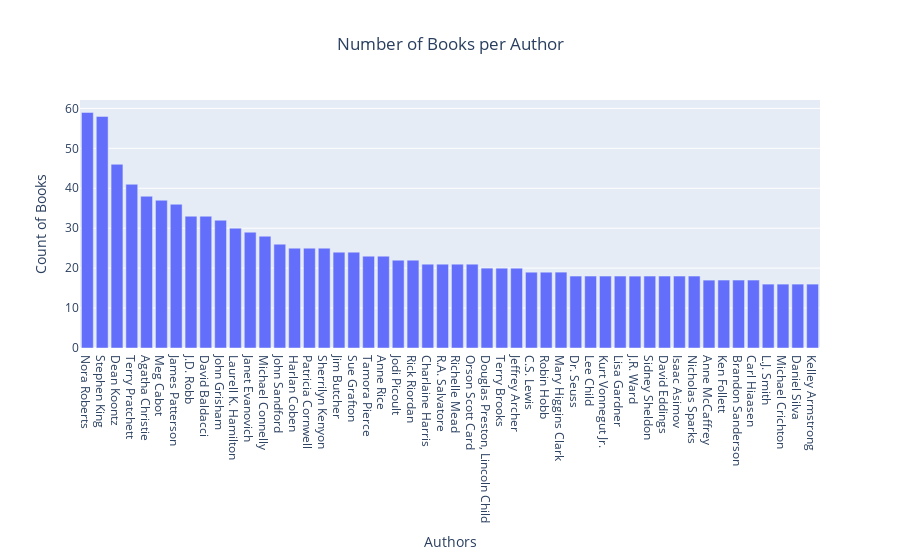

Source (notebook cell):
### Code cell
## number of books by the author

data = books_df.groupby('authors')['book_id'].count().sort_values(ascending=False)[0:50]

# Create trace
trace = go.Bar(x = data.index, y = data.values)
# Create layout
layout = go.Layout(title = 'Number of Books per Author',
                   xaxis = dict(title = 'Authors'),
                   yaxis = dict(title = 'Count of Books'), title_x=0.5)

# Create plot
fig = go.Figure(data=[trace], layout=layout)
iplot(fig)

### Figure 1 — Plotly figure (JSON) as saved in the notebook; plotly's stock layout.template omitted (floating-point values rounded to 4 significant figures)
{"data": [{"type": "bar", "x": ["Nora Roberts", "Stephen King", "Dean Koontz", "Terry Pratchett", "Agatha Christie", "Meg Cabot", "James Patterson", "J.D. Robb", "David Baldacci", "John Grisham", "Laurell K. Hamilton", "Janet Evanovich", "Michael Connelly", "John Sandford", "Harlan Coben", "Patricia Cornwell", "Sherrilyn Kenyon", "Jim Butcher", "Sue Grafton", "Tamora Pierce", "Anne Rice", "Jodi Picoult", "Rick Riordan", "Charlaine Harris", "R.A. Salvatore", "Richelle Mead", "Orson Scott Card", "Douglas Preston, Lincoln Child", "Terry Brooks", "Jeffrey Archer", "C.S. Lewis", "Robin Hobb", "Mary Higgins Clark", "Dr. Seuss", "Lee Child", "Kurt Vonnegut Jr.", "Lisa Gardner", "J.R. Ward", "Sidney Sheldon", "David Eddings", "Isaac Asimov", "Nicholas Sparks", "Anne McCaffrey", "Ken Follett", "Brandon Sanderson", "Carl Hiaasen", "L.J. Smith", "Michael Crichton", "Daniel Silva", "Kelley Armstrong"], "y": [59, 58, 46, 41, 38, 37, 36, 33, 33, 32, 30, 29, 28, 26, 25, 25, 25, 24, 24, 23, 23, 22, 22, 21, 21, 21, 21, 20, 20, 20, 19, 19, 19, 18, 18, 18, 18, 18, 18, 18, 18, 18, 17, 17, 17, 17, 16, 16, 16, 16]}], "layout": {"title": {"text": "Number of Books per Author", "x": 0.5}, "xaxis": {"title": {"text": "Authors"}}, "yaxis": {"title": {"text": "Count of Books"}}}}
